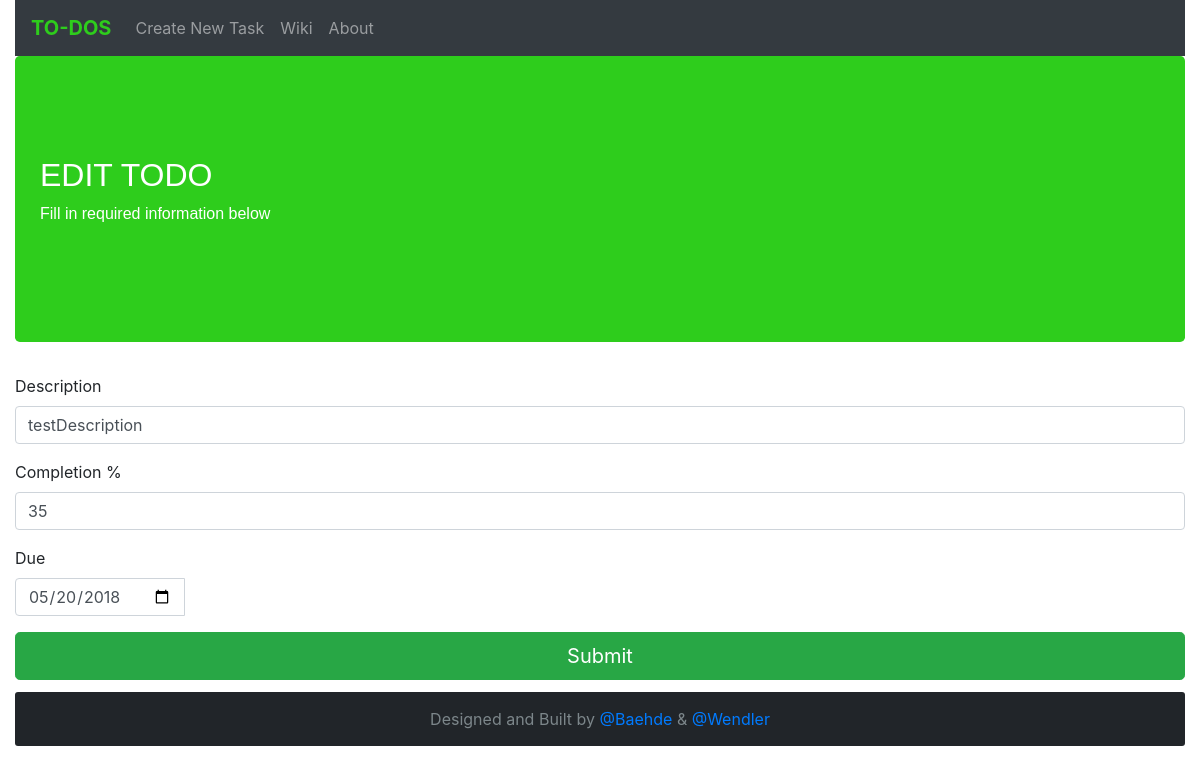
Screenshot of /todoBoard/edit/1/ with the database file from the repository.
### todoBoard/models.py (models this page shows, shortened)
class Todo(models.Model):
    description = models.CharField(max_length=160)
    due = models.DateField()
    completion = models.PositiveSmallIntegerField()

### todoBoard/views.py (the view)
# urls.py: re_path(r'^edit/(?P<pk>[0-9]+)/$', views.edit, name='edit'),
def edit(request, pk):
    todo = get_object_or_404(Todo, id=pk)
    return render(request, 'todoBoard/editTodo.html', {'todo': todo})

### todoBoard/templates/todoBoard/editTodo.html (shortened to what this page needs)
<!doctype html>
<html lang="en">
    <head>
        <link rel="stylesheet" href="https://stackpath.bootstrapcdn.com/bootstrap/4.1.0/css/bootstrap.min.css">
        {% load staticfiles %}
        <link rel="stylesheet" href="{% static 'css/own.css' %}"/>
    </head>
    <body>
        <div class="container-fluid">
            <nav class="navbar navbar-expand-lg navbar-dark bg-dark">
                <a class="navbar-brand" href="{% url 'todoBoard:index' %}">TO-DOS</a>
                <div class="collapse navbar-collapse" id="navbarNavAltMarkup">
                    <div class="navbar-nav">
                        <a class="nav-item nav-link" href="{% url 'todoBoard:new' %}">Create New Task</a>
                        <a class="nav-item nav-link" href="{% url 'todoBoard:howToEdit' %}">Wiki</a>
                        <a class="nav-item nav-link" href="{% url 'todoBoard:aboutus' %}">About</a>
                    </div>
                </div>
            </nav>
            <div class="jumbotron">
                <h2>
                    EDIT TODO
                </h2>
                <p>
                    Fill in required information below
                </p>
            </div>
            <form action="{% url 'todoBoard:editSubmit' todo.id %}" method="post">
                <div class="form-group">
                    <label for="description">
                        Description
                    </label>
                    <input type="textarea" class="form-control" id="description" rows="3" required="True" placeholder="Enter Description ..." name="description" defaultvalue="{{ description }}" value="{{ todo.description }}">
                </div>
                <div class="form-group ">
                    <label for="completion">
                        Completion %
                    </label>
                    <input type="number" class="form-control" id="completion" required="True" name="completion" value="{{ todo.completion }}">
                </div>
                <div class="row">
                    <div class="col-xs-6 col-md-2">
                        <div class="form-group">
                            <label for="due">
                                Due
                            </label>
                            <div class='input-group date'>
                                <input type='date' class="form-control" id="due" required="True" name="due" value="{{todo.due|date:"Y-m-d" }}"/>
                            </div>
                        </div>
                    </div>
                </div>
                <input type="submit" class="btn btn-success btn-lg btn-block" value="Submit">
            </form>
            <footer class="container-fluid text-center">
                Designed and Built by <a href="https://github.com/8dzed2">@Baehde</a> & <a href="https://github.com/Pazifistin">@Wendler</a>
            </footer>
        </div>
    </body>
</html>

### todoBoard/static/css/own.css (style rules this page uses)
footer { background-color: #212529; padding: 15px; border-radius: 3px; color: #7c868a; ; }
.jumbotron { background-color: #2ecd1c; color: #fff; padding: 100px 25px; font-family: Montserrat, sans-serif; }
.navbar li a, .navbar .navbar-brand { color: #2ecd1c !important; font-weight: bold; }
.btn { margin-bottom: 1%; }

### rows the page displays
Todo: description "testDescription", completion "35", due "05/20/2018"
